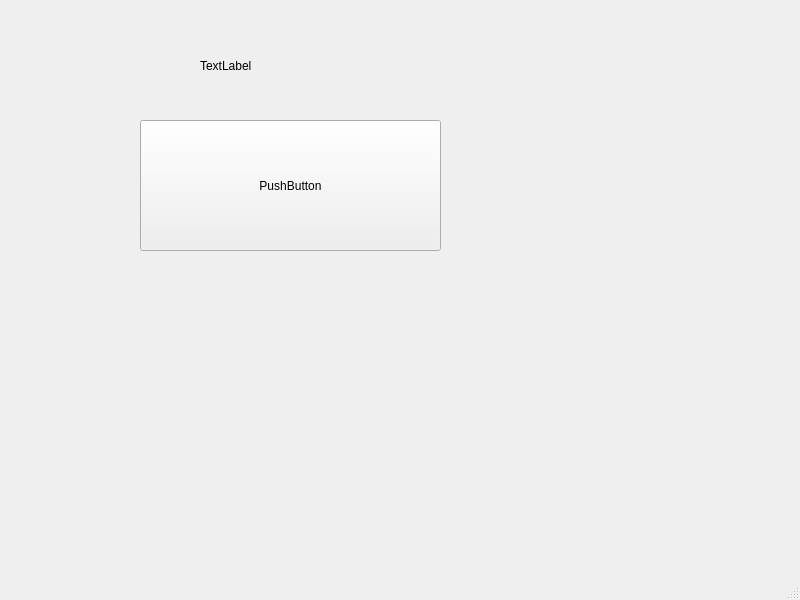
<?xml version="1.0" encoding="UTF-8"?>
<ui version="4.0">
 <class>MainWindow</class>
 <widget class="QMainWindow" name="MainWindow">
  <property name="geometry">
   <rect>
    <x>0</x>
    <y>0</y>
    <width>800</width>
    <height>600</height>
   </rect>
  </property>
  <property name="windowTitle">
   <string>MainWindow</string>
  </property>
  <widget class="QWidget" name="centralwidget">
   <widget class="QPushButton" name="pushButton">
    <property name="geometry">
     <rect>
      <x>140</x>
      <y>120</y>
      <width>301</width>
      <height>131</height>
     </rect>
    </property>
    <property name="text">
     <string>PushButton</string>
    </property>
   </widget>
   <widget class="QLabel" name="label">
    <property name="geometry">
     <rect>
      <x>200</x>
      <y>40</y>
      <width>161</width>
      <height>51</height>
     </rect>
    </property>
    <property name="text">
     <string>TextLabel</string>
    </property>
   </widget>
  </widget>
  <widget class="QMenuBar" name="menubar">
   <property name="geometry">
    <rect>
     <x>0</x>
     <y>0</y>
     <width>800</width>
     <height>26</height>
    </rect>
   </property>
  </widget>
  <widget class="QStatusBar" name="statusbar"/>
 </widget>
 <resources/>
 <connections/>
</ui>
